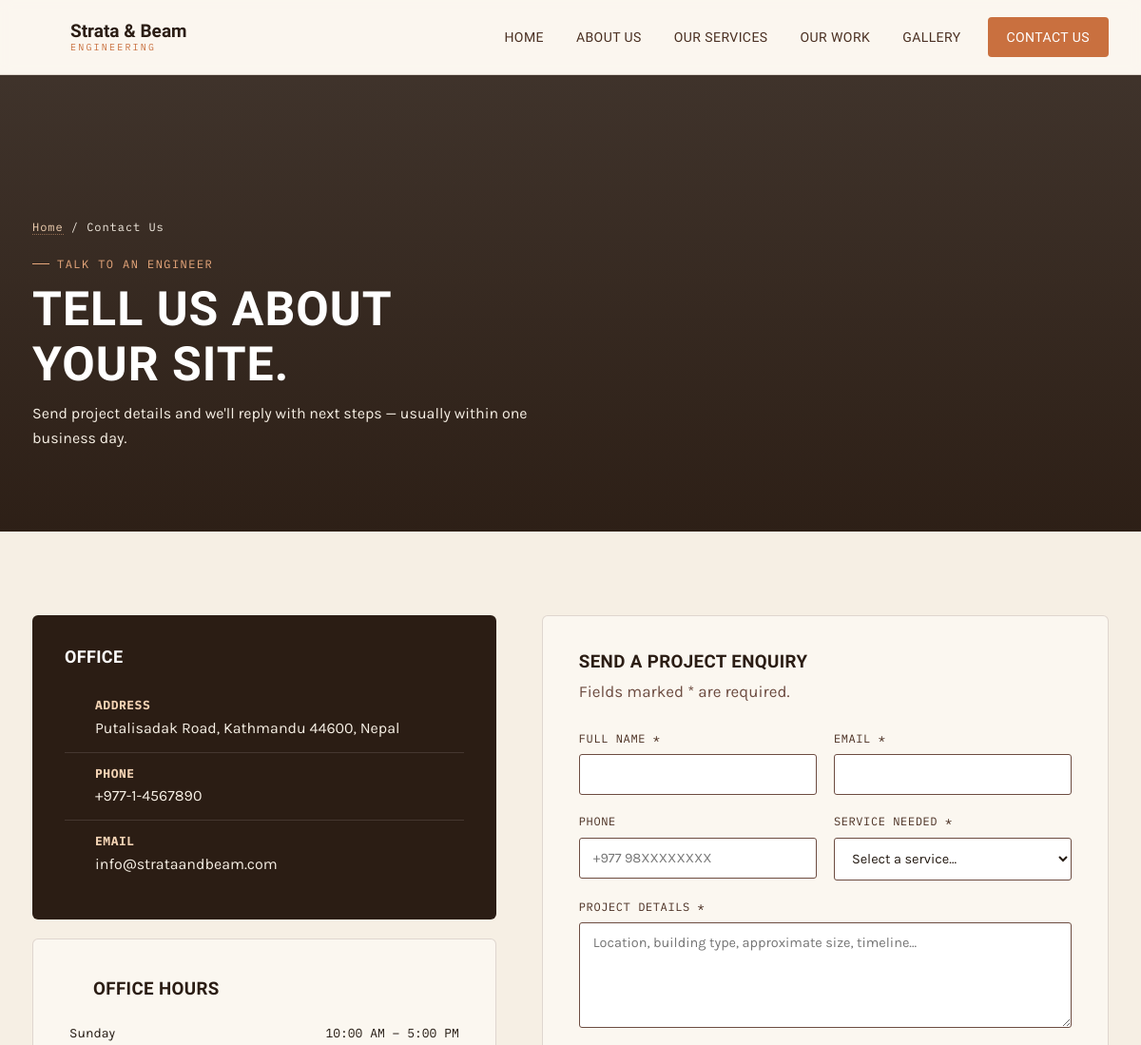
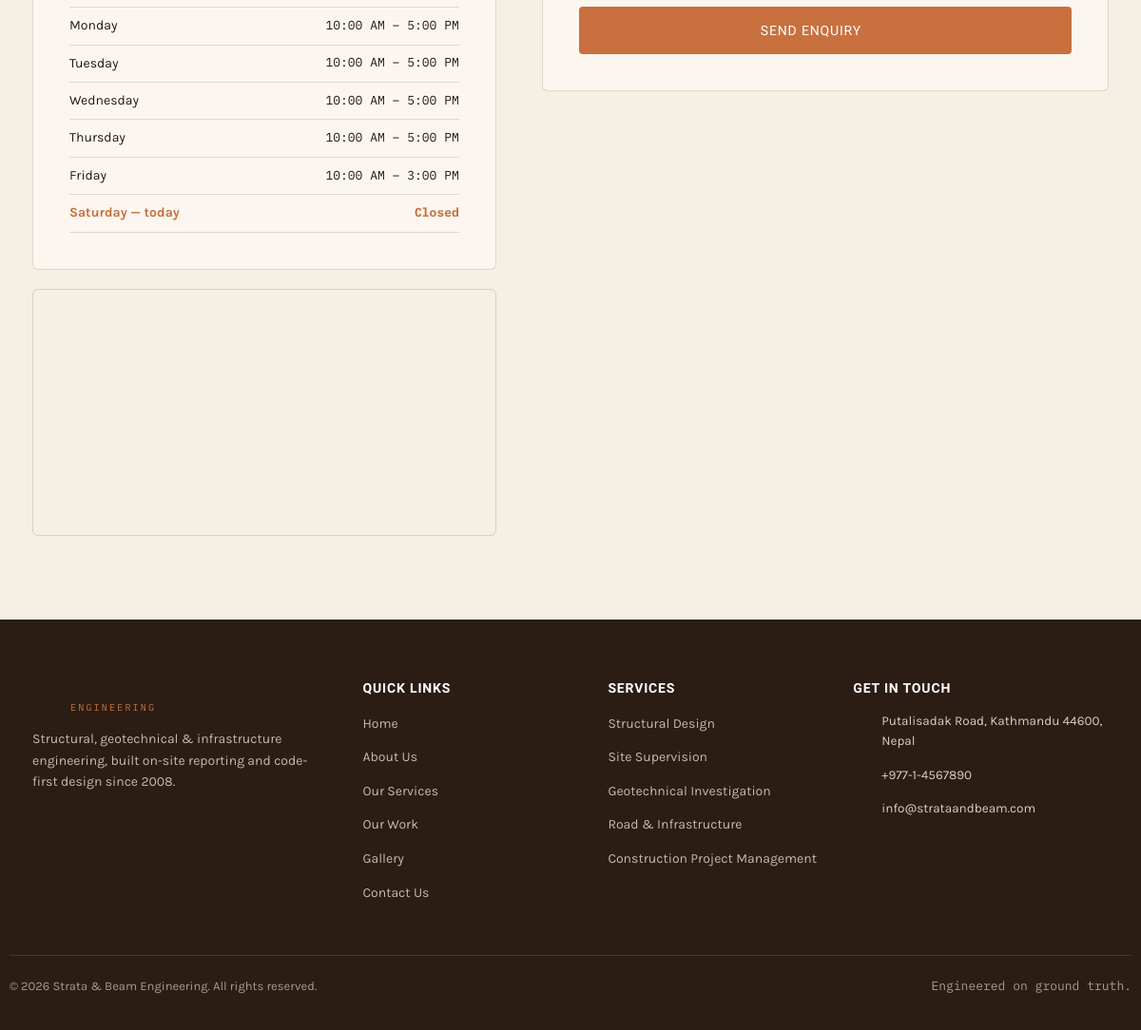
The page /contact.php on the database its author committed (2 pictures, top to bottom).
### tables this page shows
CREATE TABLE IF NOT EXISTS services (id INT UNSIGNED AUTO_INCREMENT PRIMARY KEY, slug VARCHAR(120) UNIQUE NOT NULL, icon VARCHAR(40) NOT NULL, title VARCHAR(180) NOT NULL, short_text TEXT NOT NULL, description TEXT NOT NULL, features JSON NULL, sort_order INT NOT NULL DEFAULT 0, is_active TINYINT(1) NOT NULL DEFAULT 1);

### includes/data.php (called while the page is built, shortened)
<?php
require_once __DIR__ . '/../config/database.php';
require_once __DIR__ . '/functions.php';
try {
    $pdo = db();
    $pdo->query('SELECT 1 FROM site_settings LIMIT 1');
} catch (Throwable $e) {
    log_error($e, 'DB connect');
    http_response_code(503);
    $hint = APP_DEBUG ? '<p><small>' . htmlspecialchars($e->getMessage()) . '</small></p>' : '';
    exit('<!doctype html><meta charset="utf-8"><title>Temporarily unavailable</title><body style="font-family:sans-serif;max-width:560px;margin:15vh auto;padding:0 20px"><h1>We\'ll be right back</h1><p>The website is temporarily unavailable. Please try again in a few minutes.</p>' . $hint . '</body>');
}
function rows(string $sql, array $params = []): array {
    global $pdo;
    $st = $pdo->prepare($sql); $st->execute($params); return $st->fetchAll();
}
$settings = [];
foreach (rows('SELECT setting_key, setting_value FROM site_settings') as $r) $settings[$r['setting_key']] = $r['setting_value'];
$site = [
    'name' => $settings['name'] ?? 'Strata & Beam Engineering',
    'shortName' => $settings['shortName'] ?? 'Strata & Beam',
    'phone' => $settings['phone'] ?? '+977-1-4567890',
    'email' => $settings['email'] ?? 'info@strataandbeam.com',
    'address' => $settings['address'] ?? 'Putalisadak Road, Kathmandu 44600, Nepal',
    'founded' => (int)($settings['founded'] ?? 2008),
    'facebook' => $settings['facebook'] ?? '',
    'instagram' => $settings['instagram'] ?? '',
    'linkedin' => $settings['linkedin'] ?? '',
    'mapQuery' => $settings['mapQuery'] ?? '',
    'welcome' => $settings['welcome'] ?? ('Welcome to ' . ($settings['name'] ?? 'our practice')),
    'intro' => $settings['intro'] ?? 'We are a civil and structural engineering consultancy. Our engineers design the structure, investigate the ground and supervise the build, so one accountable team carries your project from the first soil sample to the final handover.',
    'mission' => $settings['mission'] ?? 'To deliver safe, economical and code-compliant engineering that clients can build with confidence, and to stay on site long enough to prove it.',
    'vision' => $settings['vision'] ?? 'To be the engineering practice that owners, builders and authorities across Nepal trust first for resilient, well-documented construction.',
];
$services = rows("SELECT id AS db_id, slug AS id, icon, title, short_text AS short, description AS `desc`, features, sort_order FROM services WHERE is_active=1 ORDER BY sort_order,id");
$officeHours = [];
foreach (rows('SELECT day_name,hours FROM office_hours ORDER BY day_order') as $r) $officeHours[$r['day_name']] = $r['hours'];

### contact.php (the view, shortened to what this page needs)
<?php
require_once __DIR__ . '/includes/data.php';
require_once __DIR__ . '/includes/functions.php';
$errors = [];
$formData = ['name' => '', 'email' => '', 'phone' => '', 'service' => '', 'message' => ''];
$today = date('l');
require_once __DIR__ . '/includes/header.php';
?>
<section class="page-banner">
    <div class="banner-strip">
        <img src="https://picsum.photos/seed/strata-beam-c1/300/500" alt="">
        <img src="https://picsum.photos/seed/strata-beam-c2/300/500" alt="">
        <img src="https://picsum.photos/seed/strata-beam-c3/300/500" alt="">
        <img src="https://picsum.photos/seed/strata-beam-c4/300/500" alt="">
        <img src="https://picsum.photos/seed/strata-beam-c5/300/500" alt="">
    </div>
    <div class="container">
        <p class="crumb"><a href="index.php">Home</a> / Contact Us</p>
        <span class="eyebrow">Talk To An Engineer</span>
        <h1>Tell us about<br>your site.</h1>
        <p>Send project details and we'll reply with next steps — usually within one business day.</p>
    </div>
</section>
<section class="section">
    <div class="container">
        <div class="contact-grid">
            <div>
                <div class="info-card">
                    <h3 style="margin-bottom:18px;">Office</h3>
                    <div class="info-row"><?php icon('pin'); ?><div><b>Address</b><?php echo e($site['address']); ?></div></div>
                    <div class="info-row"><?php icon('phone'); ?><div><b>Phone</b><?php echo e($site['phone']); ?></div></div>
                    <div class="info-row"><?php icon('mail'); ?><div><b>Email</b><?php echo e($site['email']); ?></div></div>
                </div>
                <div class="form-card">
                    <h3 style="margin-bottom:16px;"><?php icon('clock'); ?> Office Hours</h3>
                    <table class="hours-table">
                        <?php foreach ($officeHours as $day => $hours): ?>
                        <tr class="<?php echo $day === $today ? 'today' : ''; ?>">
                            <td><?php echo e($day); ?><?php echo $day === $today ? ' — today' : ''; ?></td>
                            <td><?php echo e($hours); ?></td>
                        </tr>
                        <?php endforeach; ?>
                    </table>
                </div>
                <div class="map-embed">
                    <iframe src="https://www.google.com/maps?q=<?php echo rawurlencode($site['mapQuery'] !== '' ? $site['mapQuery'] : $site['address']); ?>&output=embed" loading="lazy" title="Office location map"></iframe>
                </div>
            </div>
            <div class="form-card">
                <h3 style="margin-bottom:6px;">Send a project enquiry</h3>
                <p class="section-lede" style="margin-bottom:26px;">Fields marked * are required.</p>
                <form id="contactForm" action="contact.php" method="POST" novalidate>
                    <div class="form-row">
                        <div class="form-group <?php echo isset($errors['name']) ? 'has-error' : ''; ?>">
                            <label for="name">Full Name *</label>
                            <input type="text" id="name" name="name" value="<?php echo e($formData['name']); ?>" required>
                        </div>
                        <div class="form-group <?php echo isset($errors['email']) ? 'has-error' : ''; ?>">
                            <label for="email">Email *</label>
                            <input type="email" id="email" name="email" value="<?php echo e($formData['email']); ?>" required>
                        </div>
                    </div>
                    <div class="form-row">
                        <div class="form-group <?php echo isset($errors['phone']) ? 'has-error' : ''; ?>">
                            <label for="phone">Phone</label>
                            <input type="tel" id="phone" name="phone" value="<?php echo e($formData['phone']); ?>" placeholder="+977 98XXXXXXXX">
                        </div>
                        <div class="form-group <?php echo isset($errors['service']) ? 'has-error' : ''; ?>">
                            <label for="service">Service Needed *</label>
                            <select id="service" name="service" required>
                                <option value="">Select a service…</option>
                            </select>
                        </div>
                    </div>
                    <div class="form-group <?php echo isset($errors['message']) ? 'has-error' : ''; ?>">
                        <label for="message">Project Details *</label>
                        <textarea id="message" name="message" rows="5" required placeholder="Location, building type, approximate size, timeline…"><?php echo e($formData['message']); ?></textarea>
                    </div>
                    <button type="submit" class="btn btn-primary btn-block">Send Enquiry <?php icon('arrow'); ?></button>
                </form>
            </div>
        </div>
    </div>
</section>
<?php require_once __DIR__ . '/includes/footer.php'; ?>

### includes/footer.php (shortened to what this page needs)
<?php require_once __DIR__ . '/data.php'; require_once __DIR__ . '/functions.php'; ?>
</main>
    <footer class="site-footer">
        <div class="footer-band container">
            <div class="footer-col footer-brand">
                <a href="index.php" class="brand">
                    <span class="brand-mark"><?php icon('blueprint','brand-icon'); ?></span>
                    <span class="brand-text">
                        <span class="brand-name"><?php echo e($site['shortName']); ?></span>
                        <span class="brand-sub">ENGINEERING</span>
                    </span>
                </a>
                <p>Structural, geotechnical &amp; infrastructure engineering, built on-site reporting and code-first design since <?php echo (int)$site['founded']; ?>.</p>
            </div>
            <div class="footer-col">
                <h4>Quick Links</h4>
                <ul class="footer-links">
                    <li><a href="index.php">Home</a></li>
                    <li><a href="about.php">About Us</a></li>
                    <li><a href="services.php">Our Services</a></li>
                    <li><a href="work.php">Our Work</a></li>
                    <li><a href="gallery.php">Gallery</a></li>
                    <li><a href="contact.php">Contact Us</a></li>
                </ul>
            </div>
            <div class="footer-col">
                <h4>Services</h4>
                <ul class="footer-links">
                    <?php foreach (array_slice($services, 0, 5) as $s): ?>
                    <li><a href="services.php#<?php echo e($s['id']); ?>"><?php echo e($s['title']); ?></a></li>
                    <?php endforeach; ?>
                </ul>
            </div>
            <div class="footer-col">
                <h4>Get In Touch</h4>
                <ul class="footer-contact">
                    <li><?php icon('pin'); ?><span><?php echo e($site['address']); ?></span></li>
                    <li><?php icon('phone'); ?><span><?php echo e($site['phone']); ?></span></li>
                    <li><?php icon('mail'); ?><span><?php echo e($site['email']); ?></span></li>
                </ul>
            </div>
        </div>
        <div class="footer-bottom container">
            <p>&copy; <?php echo date('Y'); ?> <?php echo e($site['name']); ?>. All rights reserved.</p>
            <p class="footer-tag">Engineered on ground truth.</p>
        </div>
    </footer>
</div>
</body>
</html>

### rows shown on the page
services: title "Structural Design"
services: title "Site Supervision"
services: title "Geotechnical Investigation"
services: title "Road & Infrastructure"
services: title "Construction Project Management"

### other values the page prints
$site['shortName'] "Strata & Beam"
$site['address'] "Putalisadak Road, Kathmandu 44600, Nepal"
$site['phone'] "+977-1-4567890"
$site['email'] "info@strataandbeam.com"
$day "Sunday"
$hours "10:00 AM – 5:00 PM"
$day "Monday"
$day "Tuesday"
$day "Wednesday"
$day "Thursday"
$day "Friday"
$hours "10:00 AM – 3:00 PM"
$day "Saturday"
$hours "Closed"
$site['founded'] "2008"
